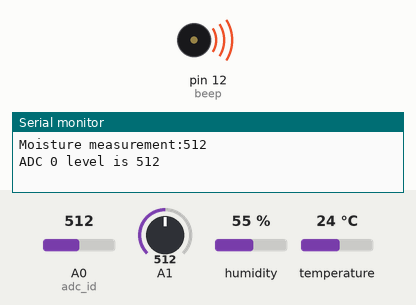
Recording of a sketch running on a simulated Arduino Uno, built with avr-gcc and run on an emulated ATmega328P. Shown: buzzer (waves = sounding, pin HIGH), the last lines printed to the serial monitor. Inputs (shaded band) come from the test bench; at power-on: A1 = 512, A0 (adc_id) = 512, humidity 55 %, temperature 24 °C.

Above: at 1.2 s.
1.3 s: A1 set to 488
At 1.6 s:
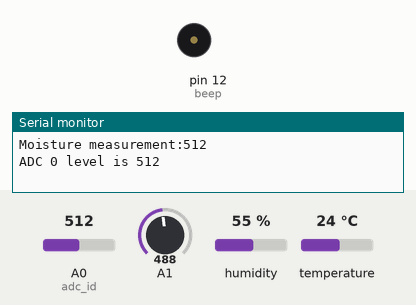
2.8 s: A1 set to 510
At 4.0 s:
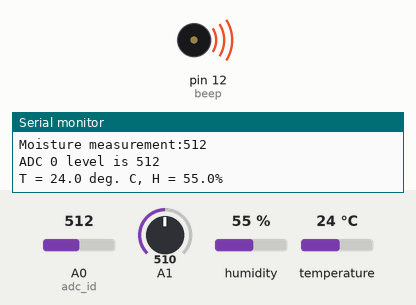
4.5 s: A1 set to 490
At 5.3 s:
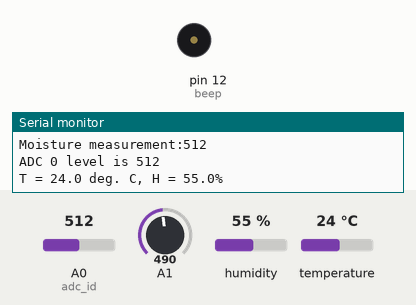
Timing chart, 0 to 7.5 s (numbered marks = the images above; inputs shaded):
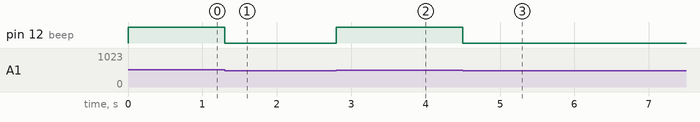

The sketch:

garden_monitoring.ino.ino
```cpp
//www.elegoo.com
//2018.10.25


#include <dht_nonblocking.h>
#define DHT_SENSOR_TYPE DHT_TYPE_11

static const int DHT_SENSOR_PIN = 2;
DHT_nonblocking dht_sensor( DHT_SENSOR_PIN, DHT_SENSOR_TYPE );
int adc_id = 0;
int HistoryValue = 0;
char printBuffer[128];
int measurement=0;
int beep=12;


void setup( )
{
  Serial.begin( 9600);
  pinMode (12,OUTPUT);
}


static bool measure_environment( float *temperature, float *humidity )
{
  static unsigned long measurement_timestamp = millis( );

  if( millis( ) - measurement_timestamp > 3000ul )
  {
    if( dht_sensor.measure( temperature, humidity ) == true )
    {
      measurement_timestamp = millis();
      return( true );
    }
  }

  return( false );
}


void loop( )
{
  float temperature;
  float humidity;
  int value = analogRead(adc_id);
   measurement=analogRead(A1);

  if( measure_environment( &temperature, &humidity ) == true )
  {
    Serial.print( "T = " );
    Serial.print( temperature, 1 );
    Serial.print( " deg. C, H = " );
    Serial.print( humidity, 1 );
    Serial.println( "%" );
  }
    if(((HistoryValue>=value) && ((HistoryValue - value) > 10)) || ((HistoryValue<value) && ((value - HistoryValue) > 10)))
    {
      sprintf(printBuffer,"ADC %d level is %d\n",adc_id, value);
      measurement=analogRead(A1);
       Serial.print("Moisture measurement:");
        Serial.println(measurement);

      Serial.print(printBuffer);
      HistoryValue = value;
    }
    if (measurement > 500){
    digitalWrite(beep, HIGH);
    }
    else{
      digitalWrite(beep, LOW);
      }


}
```

Measured:
- the behaviour switches between 501 and 500 on A1 (found by bisection; images 0 and 1)
- after the input at 1.3 s, pin 12 (beep): HIGH → LOW at once
- after the input at 2.8 s, pin 12 (beep): LOW → HIGH at once
- after the input at 4.5 s, pin 12 (beep): HIGH → LOW at once
